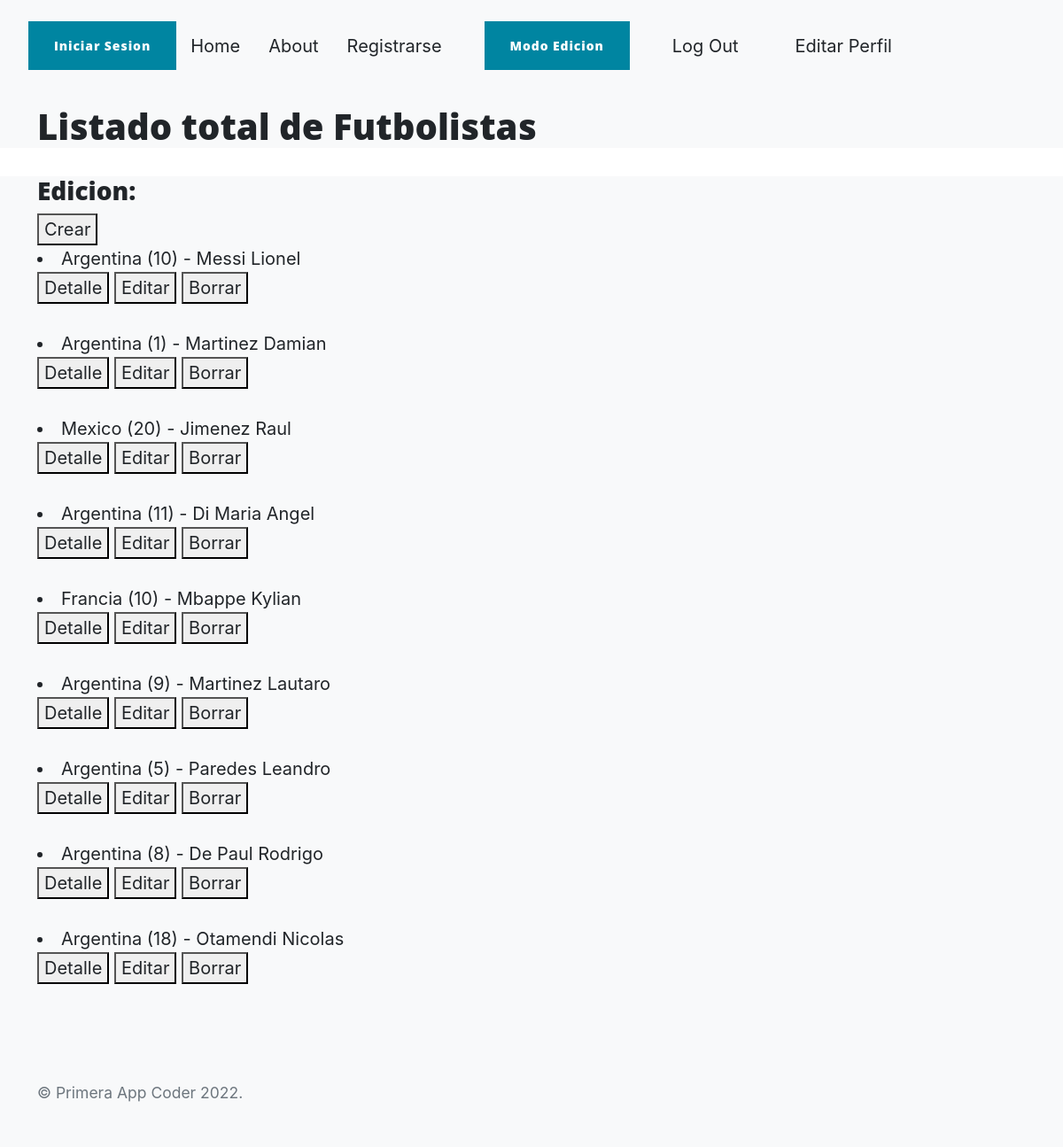
The app's page /futbolistas/list (signed in) with its own data.
### entregaTeves/models.py (models this page shows, shortened)
class Futbolistas(models.Model):
    nombre = models.CharField(max_length=30)
    apellido = models.CharField(max_length=30)
    dorsal = models.IntegerField()
    pais = models.CharField(max_length=30)

### entregaTeves/views.py (the view)
# urls.py: path('futbolistas/list', Listafutbolistas.as_view(), name='lista_futbolistas'),
class Listafutbolistas(LoginRequiredMixin,ListView):
    model = Futbolistas
    template_name = 'entregaTeves/lista_futbolistas.html'

### entregaTeves/Template/entregaTeves/lista_futbolistas.html
{% extends "entregaTeves/padre.html" %}
{% load static %}
{% block section_name %}
<h1> Listado total de Futbolistas </h1>
{% endblock %}
{% block contenidoQueCambia %}
<h3> Edicion: </h3>
<button>
  <a href="{% url 'futbolista_crear' %}">Crear</a>
</button>
{% for futbolista in object_list %}
<li> {{futbolista.pais}} ({{futbolista.dorsal}}) - {{futbolista.apellido}} {{futbolista.nombre}} </li>
<button>
   <a href="{% url 'futbolista_detalle' futbolista.id %}">Detalle</a>
 </button>
 <button>
   <a href="{% url 'futbolista_edicion' futbolista.id %}">Editar</a>
 </button>
 <button>
   <a href="{% url 'futbolista_borrar' futbolista.id %}">Borrar</a>
 </button>
 <br>
 <br>
{% endfor %}
{% endblock %}

### records on screen
Futbolistas: pais "Argentina", dorsal "10", apellido "Messi", nombre "Lionel"
Futbolistas: pais "Argentina", dorsal "1", apellido "Martinez", nombre "Damian"
Futbolistas: pais "Mexico", dorsal "20", apellido "Jimenez", nombre "Raul"
Futbolistas: pais "Argentina", dorsal "11", apellido "Di Maria", nombre "Angel"
Futbolistas: pais "Francia", dorsal "10", apellido "Mbappe", nombre "Kylian"
Futbolistas: pais "Argentina", dorsal "9", apellido "Martinez", nombre "Lautaro"
Futbolistas: pais "Argentina", dorsal "5", apellido "Paredes", nombre "Leandro"
Futbolistas: pais "Argentina", dorsal "8", apellido "De Paul", nombre "Rodrigo"
Futbolistas: pais "Argentina", dorsal "18", apellido "Otamendi", nombre "Nicolas"
